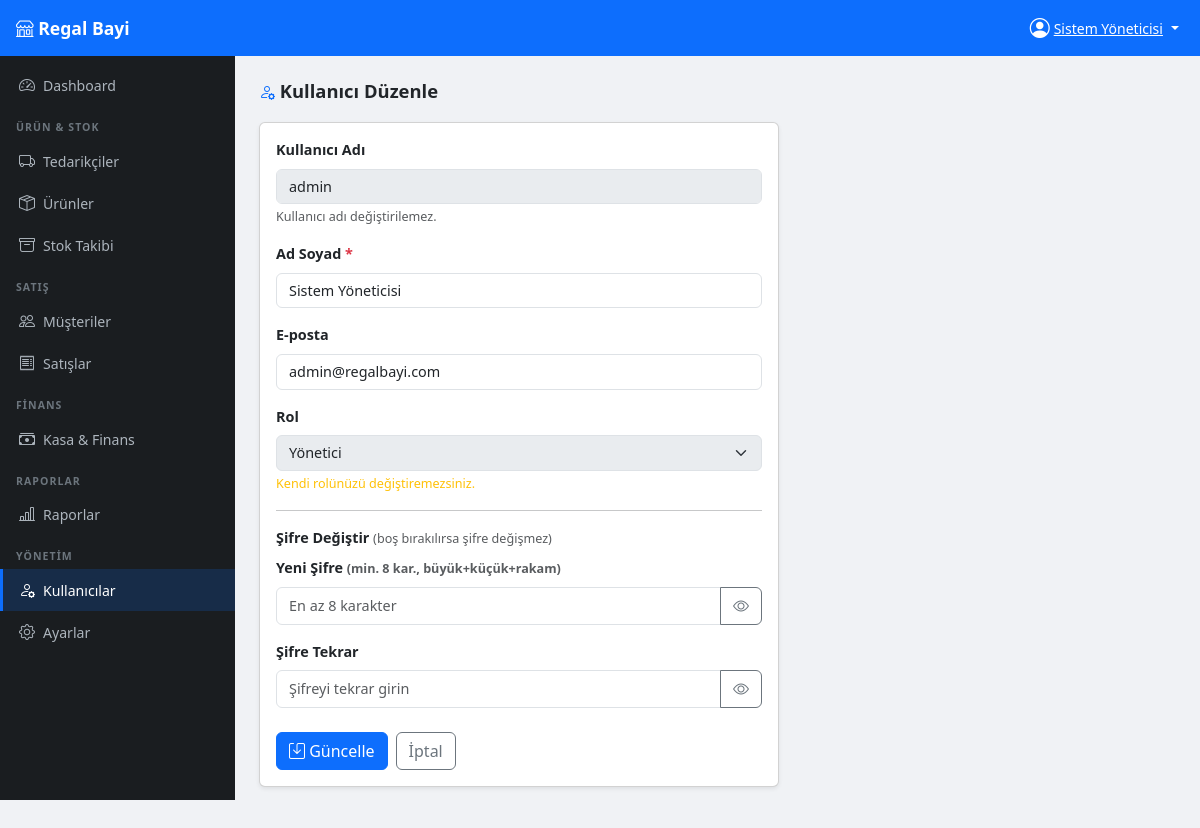
/modules/kullanicilar/duzenle.php?id=1 (signed in), run on the app's committed database.
### tables this page shows
CREATE TABLE kullanicilar (
    id INT AUTO_INCREMENT PRIMARY KEY,
    kullanici_adi VARCHAR(50) UNIQUE NOT NULL,
    sifre VARCHAR(255) NOT NULL,
    ad_soyad VARCHAR(100) NOT NULL,
    email VARCHAR(100),
    rol ENUM('yonetici','kasiyer','depo') DEFAULT 'kasiyer',
    aktif TINYINT(1) DEFAULT 1,
    created_at TIMESTAMP DEFAULT CURRENT_TIMESTAMP
);

### includes/functions.php (called while the page is built, shortened)
<?php
function escH($str) {
    return htmlspecialchars($str ?? '', ENT_QUOTES, 'UTF-8');
}

### modules/kullanicilar/duzenle.php (the view, shortened to what this page needs)
<?php
require_once __DIR__ . '/../../includes/functions.php';
$pdo = db();
$id = (int)($_GET['id'] ?? 0);
$kullanici = $pdo->prepare("SELECT * FROM kullanicilar WHERE id=?");
$kullanici->execute([$id]); $kullanici = $kullanici->fetch();
require_once __DIR__ . '/../../includes/header.php';
?>
<div class="page-header">
    <h4><i class="bi bi-person-gear text-primary"></i> Kullanıcı Düzenle</h4>
</div>
<div class="card shadow-sm" style="max-width:520px">
    <div class="card-body">
    <form method="post">
        <div class="mb-3">
            <label class="form-label fw-semibold">Kullanıcı Adı</label>
            <input type="text" class="form-control" value="<?= escH($kullanici['kullanici_adi']) ?>" disabled>
            <div class="form-text">Kullanıcı adı değiştirilemez.</div>
        </div>
        <div class="mb-3">
            <label class="form-label fw-semibold">Ad Soyad <span class="text-danger">*</span></label>
            <input type="text" name="ad_soyad" class="form-control" required
                   value="<?= escH($_POST['ad_soyad'] ?? $kullanici['ad_soyad']) ?>">
        </div>
        <div class="mb-3">
            <label class="form-label fw-semibold">E-posta</label>
            <input type="email" name="email" class="form-control"
                   value="<?= escH($_POST['email'] ?? $kullanici['email'] ?? '') ?>">
        </div>
        <div class="mb-3">
            <label class="form-label fw-semibold">Rol</label>
            <select name="rol" class="form-select" <?= $id == $_SESSION['kullanici_id'] ? 'disabled' : '' ?>>
                <option value="yonetici" <?= ($kullanici['rol']==='yonetici' && !isset($_POST['rol'])) || ($_POST['rol']??'')==='yonetici' ? 'selected':'' ?>>Yönetici</option>
            </select>
            <?php if ($id == $_SESSION['kullanici_id']): ?>
            <div class="form-text text-warning">Kendi rolünüzü değiştiremezsiniz.</div>
            <?php endif; ?>
        </div>
        <hr>
        <p class="fw-semibold mb-2">Şifre Değiştir <small class="text-muted fw-normal">(boş bırakılırsa şifre değişmez)</small></p>
        <div class="mb-3">
            <label class="form-label fw-semibold">Yeni Şifre <small class="text-muted">(min. 8 kar., büyük+küçük+rakam)</small></label>
            <div class="input-group">
                <input type="password" name="yeni_sifre" id="yeniSifre" class="form-control" placeholder="En az 8 karakter" minlength="8">
                <button type="button" class="btn btn-outline-secondary" onclick="toggleSifre('yeniSifre', this)">
                    <i class="bi bi-eye"></i>
                </button>
            </div>
        </div>
        <div class="mb-4">
            <label class="form-label fw-semibold">Şifre Tekrar</label>
            <div class="input-group">
                <input type="password" name="sifre_tekrar" id="sifreTekrar" class="form-control" placeholder="Şifreyi tekrar girin">
                <button type="button" class="btn btn-outline-secondary" onclick="toggleSifre('sifreTekrar', this)">
                    <i class="bi bi-eye"></i>
                </button>
            </div>
        </div>
        <div class="d-flex gap-2">
            <button type="submit" class="btn btn-primary"><i class="bi bi-save"></i> Güncelle</button>
            <a href="index.php" class="btn btn-outline-secondary">İptal</a>
        </div>
    </form>
    </div>
</div>
<?php require_once __DIR__ . '/../../includes/footer.php'; ?>

### assets/css/style.css (style rules this page uses)
:root { --sidebar-width: 235px; --navbar-height: 56px; --bottom-nav-height: 62px; --primary: #0d6efd; --dark: #1a1d20; }
body { background: #f0f2f5; font-size: 0.9rem; }
.page-header { margin-bottom: 1.25rem; }
.page-header h4 { margin: 0; font-weight: 700; font-size: 1.15rem; }
.page-header h4 i { font-size: 1rem; }
.form-control, .form-select { font-size: .9rem; }

### data on the page
kullanicilar: kullanici_adi "admin", ad_soyad "Sistem Yöneticisi", email "admin@regalbayi.com", rol "Yönetici"

### other printed values
escH(ayar('firma_adi','Regal Bayi')) "Regal Bayi"
escH($_SESSION['ad_soyad'] ?? '') "Sistem Yöneticisi"
